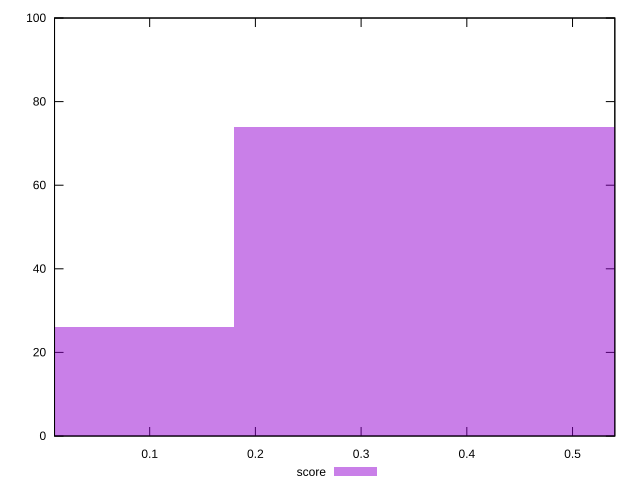

Write gnuplot code to recreate this figure.
reset

$score <<EOF
0.36014225832775015 74
0 26
EOF

set key outside below
set boxwidth 0.36014225832775015
set xrange [0.01:0.54]
set yrange [0:100]
set trange [0:100]
set style fill transparent solid 0.5 noborder
set terminal svg size 640, 490 enhanced background rgb 'white'
set output "report_00015_2021-02-09T16-11-33.973Z/first-cpu-idle/samples/pages/score/histogram.svg"

plot $score title "score" with boxes

reset
